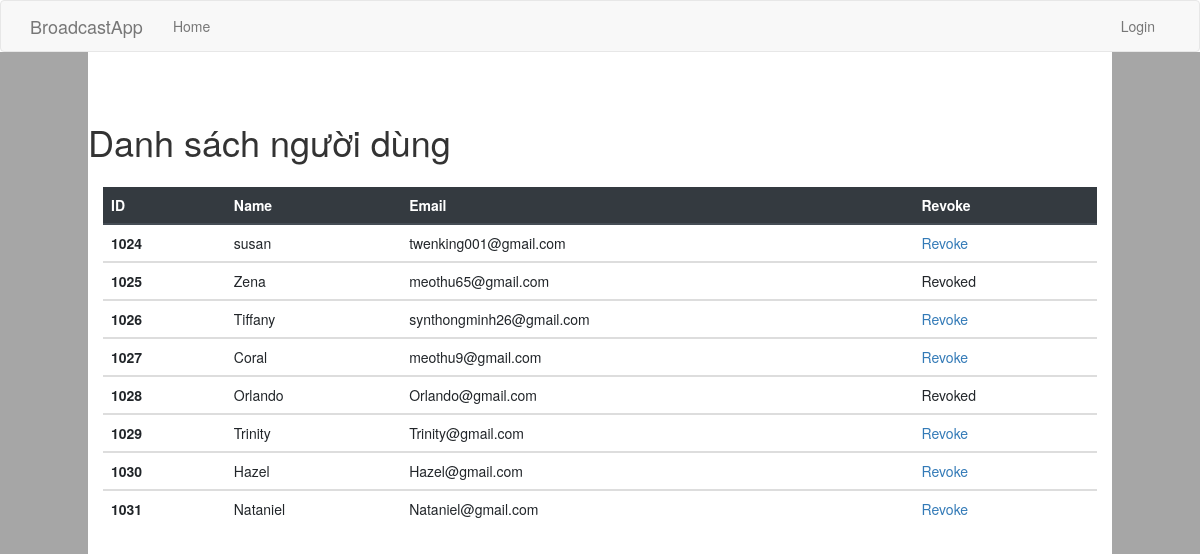
/admin/license, run on the app's committed database.
### app/models.py (models this page shows, shortened)
class User(UserMixin, db.Model):
    __tablename__ = 'users'
    id = db.Column(db.Integer, primary_key=True)
    license_id = db.Column(db.Integer, unique=True)
    username = db.Column(db.String(64), index=True, unique=True)
    email = db.Column(db.String(120), index=True, unique=True)
    password_hash = db.Column(db.String(128))
    group = db.Column(db.Integer, default=0, nullable=False)
    created_on = db.Column(db.DateTime, server_default=db.func.now())
    updated_on = db.Column(
        db.DateTime,
        server_default=db.func.now(),
        server_onupdate=db.func.now())

### app/routes.py (the view)
@app.route('/admin/license')
def license():
    users = User.query.join(License, User.license_id == License.license_id)\
        .add_columns(License.assigned, License.revoked)\
        .filter_by(assigned=True)\
        .all()
    data = list()
    for user in users:
        header = user[0].license_id
        infor = [user[0].username, user[0].email]
        revoke = user[2]
        _data = [header, infor, revoke]
        data.append(_data)
    return render_template('license.html', data=data)

### app/templates/license.html
{% extends "base.html" %}
{% block head %}
{{super()}}
<link rel="stylesheet" type="text/css" href="{{ url_for('static', filename='css/main.css') }}"> {% endblock %}
{% block content %}
<div class="body">
    <div class="wrap">
        <h1>Danh sách người dùng</h1>
        <div class="bd">
            <table class="table">
                <thead class="thead-dark">
                    <tr>
                        <th scope="col">ID</th>
                        <th scope="col">Name</th>
                        <th scope="col">Email</th>
                        <th scope="col">Revoke</th>
                    </tr>
                </thead>
                {% for infors in data %}
                <tbody>
                    <tr>
                        <th scope="row">{{ infors[0] }}</th>
                        {% for infor in infors[1] %}
                        <td>{{ infor }}</td>
                        {% endfor %}
                        {% if not infors[2] %}
                        <td><a href="{{ url_for('revoke', license_id=infors[0]) }}">Revoke</a></td>
                        {% else %}
                        <td>Revoked</td>
                        {% endif %}
                    </tr>
                </tbody>
                {% endfor %}
            </table>
        </div>
    </div>
</div>
{% endblock %}

### app/templates/base.html (shortened to what this page needs)
{% extends "bootstrap/base.html" %}
{% block navbar %}
<nav class="navbar navbar-default">
    <div class="container">
        <div class="navbar-header">
            {% if current_user.group==0%}
            <a class="navbar-brand" href="{{ url_for('index') }}">BroadcastApp</a>
            {% else %}
            <a class="navbar-brand" href="{{ url_for('admin') }}">BroadcastApp</a>
            {% endif %}
        </div>
        <div class="collapse navbar-collapse" id="bs-example-navbar-collapse-1">
            <ul class="nav navbar-nav">
                {% if current_user.group==0%}
                <li><a href="{{ url_for('index') }}">Home</a></li>
                {% else %}
                <li><a href="{{ url_for('admin') }}">Home</a></li>
                {% endif %}
            </ul>
            <ul class="nav navbar-nav navbar-right">
                {% if current_user.is_anonymous %}
                <li><a href="{{ url_for('login') }}">Login</a></li>
                {% elif current_user.group==1%}
                <li><a href="{{ url_for('user', username=current_user.username) }}">Profile</a></li>
                <li><a href="{{ url_for('license') }}">License</a></li>
                <li><a href="{{ url_for('broadcast') }}">Broadcast</a></li>
                <li><a href="{{ url_for('logout') }}">Logout</a></li>
                {% else %}
                <li><a href="{{ url_for('user', username=current_user.username) }}">Profile</a></li>
                <li><a href="{{ url_for('download', file_name='decrypt') }}">Download</a></li>
                <li><a href="{{ url_for('logout') }}">Logout</a></li>
                {% endif %}
            </ul>
        </div>
    </div>
</nav>
{% endblock %}

### app/static/css/main.css (style rules this page uses)
html,body { height: 100%; }
.body { background-color: #a6a6a6; margin-top: -20px; height: 100%; }
.wrap { width: 1024px; margin: auto; padding-top: 50px; background-color: #fff; height: 100%; }
.bd { padding: 1.5rem; margin-right: 0; margin-left: 0; border-width: .2rem; }
.table { width: 100%; margin-bottom: 1rem; color: #212529; }
thead { display: table-header-group; vertical-align: middle; border-color: inherit; }
.table .thead-dark th { color: #fff; background-color: #343a40; border-color: #454d55; }
.table thead th { vertical-align: bottom; border-bottom: 2px solid #dee2e6; }

### data on the page
User: license "1024", username "susan", email "twenking001@gmail.com"
User: license "1025", username "Zena", email "meothu65@gmail.com", shows "Revoked"
User: license "1026", username "Tiffany", email "synthongminh26@gmail.com"
User: license "1027", username "Coral", email "meothu9@gmail.com"
User: license "1028", username "Orlando", email "Orlando@gmail.com", shows "Revoked"
User: license "1029", username "Trinity", email "Trinity@gmail.com"
User: license "1030", username "Hazel", email "Hazel@gmail.com"
User: license "1031", username "Nataniel", email "Nataniel@gmail.com"
